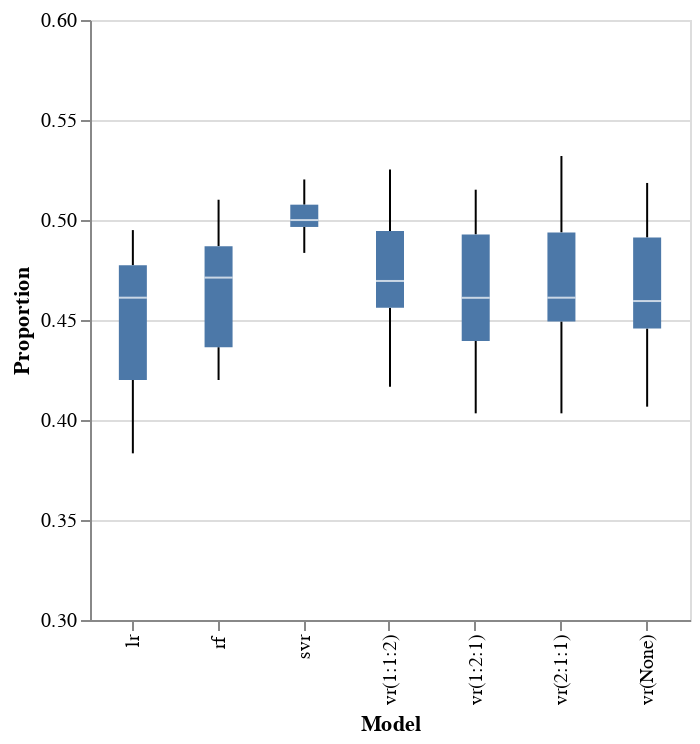

Write notebook code for a chart like this one.
### Code cell
print(top_scores)

alt.Chart(top_scores).mark_boxplot().encode(
    alt.Y("Proportion:Q", scale=alt.Scale(domain=[0.3, 0.6])),
    x='Model',
).properties(width=300)

### Figure 1 — Vega-Lite specification as saved in the notebook (floating-point values rounded to 4 significant figures)
{"config": {"view": {"continuousWidth": 400, "continuousHeight": 300}}, "data": {"name": "data-e470e11522ce7f303ad05e334cb86e66"}, "mark": "boxplot", "encoding": {"x": {"type": "nominal", "field": "Model"}, "y": {"type": "quantitative", "field": "Proportion", "scale": {"domain": [0.3, 0.6]}}}, "width": 300, "$schema": "https://vega.github.io/schema/vega-lite/v4.8.1.json", "datasets": {"data-e470e11522ce7f303ad05e334cb86e66": [{"Model": "svr", "Proportion": 0.5016}, {"Model": "lr", "Proportion": 0.4788}, {"Model": "rf", "Proportion": 0.4528}, {"Model": "vr(None)", "Proportion": 0.4951}, {"Model": "vr(2:1:1)", "Proportion": 0.4951}, {"Model": "vr(1:2:1)", "Proportion": 0.4984}, {"Model": "vr(1:1:2)", "Proportion": 0.4984}, {"Model": "svr", "Proportion": 0.4965}, {"Model": "lr", "Proportion": 0.4366}, {"Model": "rf", "Proportion": 0.4225}, {"Model": "vr(None)", "Proportion": 0.4472}, {"Model": "vr(2:1:1)", "Proportion": 0.4507}, {"Model": "vr(1:2:1)", "Proportion": 0.4437}, {"Model": "vr(1:1:2)", "Proportion": 0.4437}, {"Model": "svr", "Proportion": 0.5203}, {"Model": "lr", "Proportion": 0.473}, {"Model": "rf", "Proportion": 0.5101}, {"Model": "vr(None)", "Proportion": 0.4797}, {"Model": "vr(2:1:1)", "Proportion": 0.4899}, {"Model": "vr(1:2:1)", "Proportion": 0.4764}, {"Model": "vr(1:1:2)", "Proportion": 0.4932}, {"Model": "svr", "Proportion": 0.4983}, {"Model": "lr", "Proportion": 0.4949}, {"Model": "rf", "Proportion": 0.4781}, {"Model": "vr(None)", "Proportion": 0.5185}, {"Model": "vr(2:1:1)", "Proportion": 0.532}, {"Model": "vr(1:2:1)", "Proportion": 0.5152}, {"Model": "vr(1:1:2)", "Proportion": 0.5253}, {"Model": "svr", "Proportion": 0.513}, {"Model": "lr", "Proportion": 0.461}, {"Model": "rf", "Proportion": 0.4643}, {"Model": "vr(None)", "Proportion": 0.461}, {"Model": "vr(2:1:1)", "Proportion": 0.461}, {"Model": "vr(1:2:1)", "Proportion": 0.4643}, {"Model": "vr(1:1:2)", "Proportion": 0.4643}, {"Model": "svr", "Proportion": 0.4967}, {"Model": "lr", "Proportion": 0.3833}, {"Model": "rf", "Proportion": 0.42}, {"Model": "vr(None)", "Proportion": 0.4067}, {"Model": "vr(2:1:1)", "Proportion": 0.4033}, {"Model": "vr(1:2:1)", "Proportion": 0.4033}, {"Model": "vr(1:1:2)", "Proportion": 0.4167}, {"Model": "svr", "Proportion": 0.4947}, {"Model": "lr", "Proportion": 0.4134}, {"Model": "rf", "Proportion": 0.4912}, {"Model": "vr(None)", "Proportion": 0.4452}, {"Model": "vr(2:1:1)", "Proportion": 0.4488}, {"Model": "vr(1:2:1)", "Proportion": 0.4382}, {"Model": "vr(1:1:2)", "Proportion": 0.4558}, {"Model": "svr", "Proportion": 0.4836}, {"Model": "lr", "Proportion": 0.4145}, {"Model": "rf", "Proportion": 0.4836}, {"Model": "vr(None)", "Proportion": 0.4309}, {"Model": "vr(2:1:1)", "Proportion": 0.4408}, {"Model": "vr(1:2:1)", "Proportion": 0.4211}, {"Model": "vr(1:1:2)", "Proportion": 0.4572}, {"Model": "svr", "Proportion": 0.5051}, {"Model": "lr", "Proportion": 0.4613}, {"Model": "rf", "Proportion": 0.431}, {"Model": "vr(None)", "Proportion": 0.4579}, {"Model": "vr(2:1:1)", "Proportion": 0.4613}, {"Model": "vr(1:2:1)", "Proportion": 0.4579}, {"Model": "vr(1:1:2)", "Proportion": 0.4747}, {"Model": "svr", "Proportion": 0.5085}, {"Model": "lr", "Proportion": 0.4846}, {"Model": "rf", "Proportion": 0.4881}, {"Model": "vr(None)", "Proportion": 0.5085}, {"Model": "vr(2:1:1)", "Proportion": 0.5119}, {"Model": "vr(1:2:1)", "Proportion": 0.4983}, {"Model": "vr(1:1:2)", "Proportion": 0.4949}]}}
